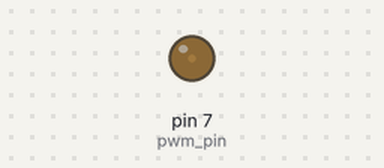
A sketch run on a simulated Arduino Uno, built with avr-gcc and run on an emulated ATmega328P. Parts: output pins drawn as LEDs (lit = HIGH).

Above: at 0.05 s.
At 0.35 s:
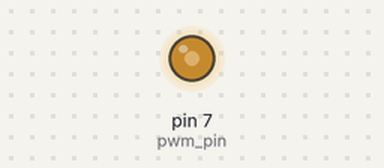
At 0.45 s:
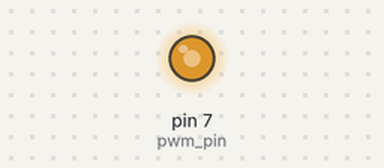
At 0.9 s:
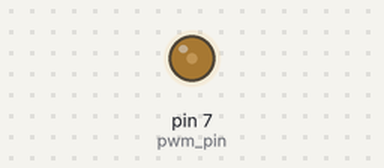
Timing chart, 0 to 3.0 s (numbered marks = the images above):
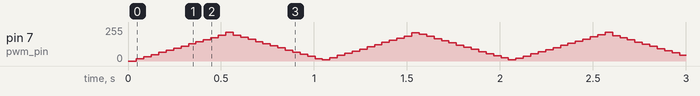

The sketch:

sketch_sep22a.ino
```cpp
int pwm_pin = 7;
int period_us = 100;
int duty_percent = 0;

void set_period(int period) {
  period_us = period;
}

void set_duty(int duty) {
  if (duty < 0) duty = 0;
  if (duty > 100) duty = 100;
  duty_percent = duty;
}

void pwm_output() {
  int high_time = (period_us * duty_percent) / 100;
  int low_time = period_us - high_time;

  if (high_time > 0) {
    digitalWrite(pwm_pin, HIGH);
    delayMicroseconds(high_time);
  }

  if (low_time > 0) {
    digitalWrite(pwm_pin, LOW);
    delayMicroseconds(low_time);
  }
}

void setup() {
  pinMode(pwm_pin, OUTPUT);
}

void loop() {
  for (int duty = 0; duty <= 100; duty++) {
    set_duty(duty);
    unsigned long start = millis();
    while (millis() - start < 5) {
      pwm_output();
    }
  }
  for (int duty = 100; duty >= 0; duty--) {
    set_duty(duty);
    unsigned long start = millis();
    while (millis() - start < 5) {
      pwm_output();
    }
  }
}
```
